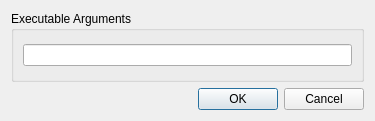
<?xml version="1.0" encoding="UTF-8"?>
<ui version="4.0">
 <class>SeerArgumentsDialogForm</class>
 <widget class="QDialog" name="SeerArgumentsDialogForm">
  <property name="geometry">
   <rect>
    <x>0</x>
    <y>0</y>
    <width>375</width>
    <height>121</height>
   </rect>
  </property>
  <property name="windowTitle">
   <string>Select Executable Arguments to Use</string>
  </property>
  <layout class="QGridLayout" name="gridLayout">
   <item row="0" column="0">
    <widget class="QGroupBox" name="executableArgumentsGroupBox">
     <property name="title">
      <string>Executable Arguments</string>
     </property>
     <property name="alignment">
      <set>Qt::AlignLeading|Qt::AlignLeft|Qt::AlignTop</set>
     </property>
     <layout class="QHBoxLayout" name="horizontalLayout_3">
      <item>
       <widget class="QLineEdit" name="executableArgumentsLineEdit"/>
      </item>
     </layout>
    </widget>
   </item>
   <item row="1" column="0">
    <widget class="QDialogButtonBox" name="buttonBox">
     <property name="orientation">
      <enum>Qt::Horizontal</enum>
     </property>
     <property name="standardButtons">
      <set>QDialogButtonBox::Cancel|QDialogButtonBox::Ok</set>
     </property>
    </widget>
   </item>
  </layout>
 </widget>
 <resources/>
 <connections>
  <connection>
   <sender>buttonBox</sender>
   <signal>accepted()</signal>
   <receiver>SeerArgumentsDialogForm</receiver>
   <slot>accept()</slot>
   <hints>
    <hint type="sourcelabel">
     <x>187</x>
     <y>97</y>
    </hint>
    <hint type="destinationlabel">
     <x>187</x>
     <y>60</y>
    </hint>
   </hints>
  </connection>
  <connection>
   <sender>buttonBox</sender>
   <signal>rejected()</signal>
   <receiver>SeerArgumentsDialogForm</receiver>
   <slot>reject()</slot>
   <hints>
    <hint type="sourcelabel">
     <x>187</x>
     <y>97</y>
    </hint>
    <hint type="destinationlabel">
     <x>187</x>
     <y>60</y>
    </hint>
   </hints>
  </connection>
 </connections>
</ui>
